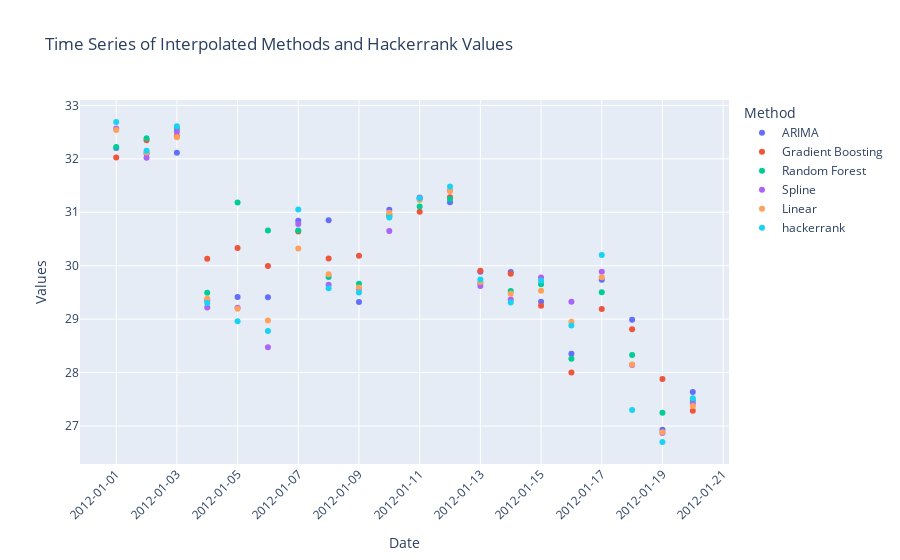

This figure's notebook cell:
### Code cell
import pandas as pd
import plotly.express as px

# Assuming 'result_long' DataFrame is pre-loaded and contains the 'Date', 'Method', and 'Value' columns
# Create the scatter plot using Plotly Express
fig = px.scatter(result_long,
                 x='Date',
                 y='Value',
                 color='Method',  # Color points by interpolation method for clarity
                 title='Time Series of Interpolated Methods and Hackerrank Values',
                 labels={
                     'Date': 'Date',
                     'Value': 'Interpolated/Predicted Values',
                     'Method': 'Interpolation Method'
                 },
                 hover_data=['Method', 'Value'])  # Display method and value on hover

# Update layout for better readability
fig.update_layout(
    xaxis_title='Date',
    yaxis_title='Values',
    legend_title='Method',
    xaxis=dict(
        tickangle=-45,
        nticks=20,
        tickformat='%Y-%m-%d'
    )
)

# Adjust the legend to not overlap the data


# Show the plot
fig.show()

### Figure 1 — Plotly figure (JSON) as saved in the notebook; plotly's stock layout.template omitted (floating-point values rounded to 4 significant figures)
{"data": [{"customdata": [["ARIMA"], ["ARIMA"], ["ARIMA"], ["ARIMA"], ["ARIMA"], ["ARIMA"], ["ARIMA"], ["ARIMA"], ["ARIMA"], ["ARIMA"], ["ARIMA"], ["ARIMA"], ["ARIMA"], ["ARIMA"], ["ARIMA"], ["ARIMA"], ["ARIMA"], ["ARIMA"], ["ARIMA"], ["ARIMA"]], "hovertemplate": "Interpolation Method=%{customdata[0]}<br>Date=%{x}<br>Interpolated/Predicted Values=%{y}<extra></extra>", "legendgroup": "ARIMA", "marker": {"color": "#636efa", "symbol": "circle"}, "mode": "markers", "name": "ARIMA", "orientation": "v", "showlegend": true, "x": ["2012-01-01T00:00:00", "2012-01-02T00:00:00", "2012-01-03T00:00:00", "2012-01-04T00:00:00", "2012-01-05T00:00:00", "2012-01-06T00:00:00", "2012-01-07T00:00:00", "2012-01-08T00:00:00", "2012-01-09T00:00:00", "2012-01-10T00:00:00", "2012-01-11T00:00:00", "2012-01-12T00:00:00", "2012-01-13T00:00:00", "2012-01-14T00:00:00", "2012-01-15T00:00:00", "2012-01-16T00:00:00", "2012-01-17T00:00:00", "2012-01-18T00:00:00", "2012-01-19T00:00:00", "2012-01-20T00:00:00"], "xaxis": "x", "y": [32.2, 32.1, 32.11, 29.35, 29.41, 29.41, 30.84, 30.85, 29.32, 31.05, 31.26, 31.19, 29.89, 29.88, 29.33, 28.35, 29.74, 28.99, 26.93, 27.64], "yaxis": "y", "type": "scatter"}, {"customdata": [["Gradient Boosting"], ["Gradient Boosting"], ["Gradient Boosting"], ["Gradient Boosting"], ["Gradient Boosting"], ["Gradient Boosting"], ["Gradient Boosting"], ["Gradient Boosting"], ["Gradient Boosting"], ["Gradient Boosting"], ["Gradient Boosting"], ["Gradient Boosting"], ["Gradient Boosting"], ["Gradient Boosting"], ["Gradient Boosting"], ["Gradient Boosting"], ["Gradient Boosting"], ["Gradient Boosting"], ["Gradient Boosting"], ["Gradient Boosting"]], "hovertemplate": "Interpolation Method=%{customdata[0]}<br>Date=%{x}<br>Interpolated/Predicted Values=%{y}<extra></extra>", "legendgroup": "Gradient Boosting", "marker": {"color": "#EF553B", "symbol": "circle"}, "mode": "markers", "name": "Gradient Boosting", "orientation": "v", "showlegend": true, "x": ["2012-01-01T00:00:00", "2012-01-02T00:00:00", "2012-01-03T00:00:00", "2012-01-04T00:00:00", "2012-01-05T00:00:00", "2012-01-06T00:00:00", "2012-01-07T00:00:00", "2012-01-08T00:00:00", "2012-01-09T00:00:00", "2012-01-10T00:00:00", "2012-01-11T00:00:00", "2012-01-12T00:00:00", "2012-01-13T00:00:00", "2012-01-14T00:00:00", "2012-01-15T00:00:00", "2012-01-16T00:00:00", "2012-01-17T00:00:00", "2012-01-18T00:00:00", "2012-01-19T00:00:00", "2012-01-20T00:00:00"], "xaxis": "x", "y": [32.02, 32.35, 32.43, 30.13, 30.33, 30.0, 30.64, 30.14, 30.18, 30.96, 31.01, 31.28, 29.91, 29.85, 29.25, 28.0, 29.19, 28.81, 27.88, 27.29], "yaxis": "y", "type": "scatter"}, {"customdata": [["Random Forest"], ["Random Forest"], ["Random Forest"], ["Random Forest"], ["Random Forest"], ["Random Forest"], ["Random Forest"], ["Random Forest"], ["Random Forest"], ["Random Forest"], ["Random Forest"], ["Random Forest"], ["Random Forest"], ["Random Forest"], ["Random Forest"], ["Random Forest"], ["Random Forest"], ["Random Forest"], ["Random Forest"], ["Random Forest"]], "hovertemplate": "Interpolation Method=%{customdata[0]}<br>Date=%{x}<br>Interpolated/Predicted Values=%{y}<extra></extra>", "legendgroup": "Random Forest", "marker": {"color": "#00cc96", "symbol": "circle"}, "mode": "markers", "name": "Random Forest", "orientation": "v", "showlegend": true, "x": ["2012-01-01T00:00:00", "2012-01-02T00:00:00", "2012-01-03T00:00:00", "2012-01-04T00:00:00", "2012-01-05T00:00:00", "2012-01-06T00:00:00", "2012-01-07T00:00:00", "2012-01-08T00:00:00", "2012-01-09T00:00:00", "2012-01-10T00:00:00", "2012-01-11T00:00:00", "2012-01-12T00:00:00", "2012-01-13T00:00:00", "2012-01-14T00:00:00", "2012-01-15T00:00:00", "2012-01-16T00:00:00", "2012-01-17T00:00:00", "2012-01-18T00:00:00", "2012-01-19T00:00:00", "2012-01-20T00:00:00"], "xaxis": "x", "y": [32.22, 32.39, 32.56, 29.5, 31.18, 30.66, 30.66, 29.79, 29.66, 30.93, 31.11, 31.25, 29.68, 29.53, 29.65, 28.26, 29.5, 28.33, 27.25, 27.48], "yaxis": "y", "type": "scatter"}, {"customdata": [["Spline"], ["Spline"], ["Spline"], ["Spline"], ["Spline"], ["Spline"], ["Spline"], ["Spline"], ["Spline"], ["Spline"], ["Spline"], ["Spline"], ["Spline"], ["Spline"], ["Spline"], ["Spline"], ["Spline"], ["Spline"], ["Spline"], ["Spline"]], "hovertemplate": "Interpolation Method=%{customdata[0]}<br>Date=%{x}<br>Interpolated/Predicted Values=%{y}<extra></extra>", "legendgroup": "Spline", "marker": {"color": "#ab63fa", "symbol": "circle"}, "mode": "markers", "name": "Spline", "orientation": "v", "showlegend": true, "x": ["2012-01-01T00:00:00", "2012-01-02T00:00:00", "2012-01-03T00:00:00", "2012-01-04T00:00:00", "2012-01-05T00:00:00", "2012-01-06T00:00:00", "2012-01-07T00:00:00", "2012-01-08T00:00:00", "2012-01-09T00:00:00", "2012-01-10T00:00:00", "2012-01-11T00:00:00", "2012-01-12T00:00:00", "2012-01-13T00:00:00", "2012-01-14T00:00:00", "2012-01-15T00:00:00", "2012-01-16T00:00:00", "2012-01-17T00:00:00", "2012-01-18T00:00:00", "2012-01-19T00:00:00", "2012-01-20T00:00:00"], "xaxis": "x", "y": [32.57, 32.02, 32.5, 29.22, 29.21, 28.48, 30.78, 29.65, 29.57, 30.65, 31.28, 31.41, 29.62, 29.37, 29.78, 29.33, 29.89, 28.14, 26.87, 27.42], "yaxis": "y", "type": "scatter"}, {"customdata": [["Linear"], ["Linear"], ["Linear"], ["Linear"], ["Linear"], ["Linear"], ["Linear"], ["Linear"], ["Linear"], ["Linear"], ["Linear"], ["Linear"], ["Linear"], ["Linear"], ["Linear"], ["Linear"], ["Linear"], ["Linear"], ["Linear"], ["Linear"]], "hovertemplate": "Interpolation Method=%{customdata[0]}<br>Date=%{x}<br>Interpolated/Predicted Values=%{y}<extra></extra>", "legendgroup": "Linear", "marker": {"color": "#FFA15A", "symbol": "circle"}, "mode": "markers", "name": "Linear", "orientation": "v", "showlegend": true, "x": ["2012-01-01T00:00:00", "2012-01-02T00:00:00", "2012-01-03T00:00:00", "2012-01-04T00:00:00", "2012-01-05T00:00:00", "2012-01-06T00:00:00", "2012-01-07T00:00:00", "2012-01-08T00:00:00", "2012-01-09T00:00:00", "2012-01-10T00:00:00", "2012-01-11T00:00:00", "2012-01-12T00:00:00", "2012-01-13T00:00:00", "2012-01-14T00:00:00", "2012-01-15T00:00:00", "2012-01-16T00:00:00", "2012-01-17T00:00:00", "2012-01-18T00:00:00", "2012-01-19T00:00:00", "2012-01-20T00:00:00"], "xaxis": "x", "y": [32.54, 32.12, 32.41, 29.38, 29.2, 28.97, 30.32, 29.84, 29.59, 30.99, 31.23, 31.4, 29.7, 29.47, 29.53, 28.95, 29.78, 28.15, 26.88, 27.38], "yaxis": "y", "type": "scatter"}, {"customdata": [["hackerrank"], ["hackerrank"], ["hackerrank"], ["hackerrank"], ["hackerrank"], ["hackerrank"], ["hackerrank"], ["hackerrank"], ["hackerrank"], ["hackerrank"], ["hackerrank"], ["hackerrank"], ["hackerrank"], ["hackerrank"], ["hackerrank"], ["hackerrank"], ["hackerrank"], ["hackerrank"], ["hackerrank"], ["hackerrank"]], "hovertemplate": "Interpolation Method=%{customdata[0]}<br>Date=%{x}<br>Interpolated/Predicted Values=%{y}<extra></extra>", "legendgroup": "hackerrank", "marker": {"color": "#19d3f3", "symbol": "circle"}, "mode": "markers", "name": "hackerrank", "orientation": "v", "showlegend": true, "x": ["2012-01-01T00:00:00", "2012-01-02T00:00:00", "2012-01-03T00:00:00", "2012-01-04T00:00:00", "2012-01-05T00:00:00", "2012-01-06T00:00:00", "2012-01-07T00:00:00", "2012-01-08T00:00:00", "2012-01-09T00:00:00", "2012-01-10T00:00:00", "2012-01-11T00:00:00", "2012-01-12T00:00:00", "2012-01-13T00:00:00", "2012-01-14T00:00:00", "2012-01-15T00:00:00", "2012-01-16T00:00:00", "2012-01-17T00:00:00", "2012-01-18T00:00:00", "2012-01-19T00:00:00", "2012-01-20T00:00:00"], "xaxis": "x", "y": [32.69, 32.15, 32.61, 29.3, 28.96, 28.78, 31.05, 29.58, 29.5, 30.9, 31.26, 31.48, 29.74, 29.31, 29.72, 28.88, 30.2, 27.3, 26.7, 27.52], "yaxis": "y", "type": "scatter"}], "layout": {"xaxis": {"anchor": "y", "domain": [0.0, 1.0], "title": {"text": "Date"}, "tickangle": -45, "nticks": 20, "tickformat": "%Y-%m-%d"}, "yaxis": {"anchor": "x", "domain": [0.0, 1.0], "title": {"text": "Values"}}, "legend": {"title": {"text": "Method"}, "tracegroupgap": 0}, "title": {"text": "Time Series of Interpolated Methods and Hackerrank Values"}}}
